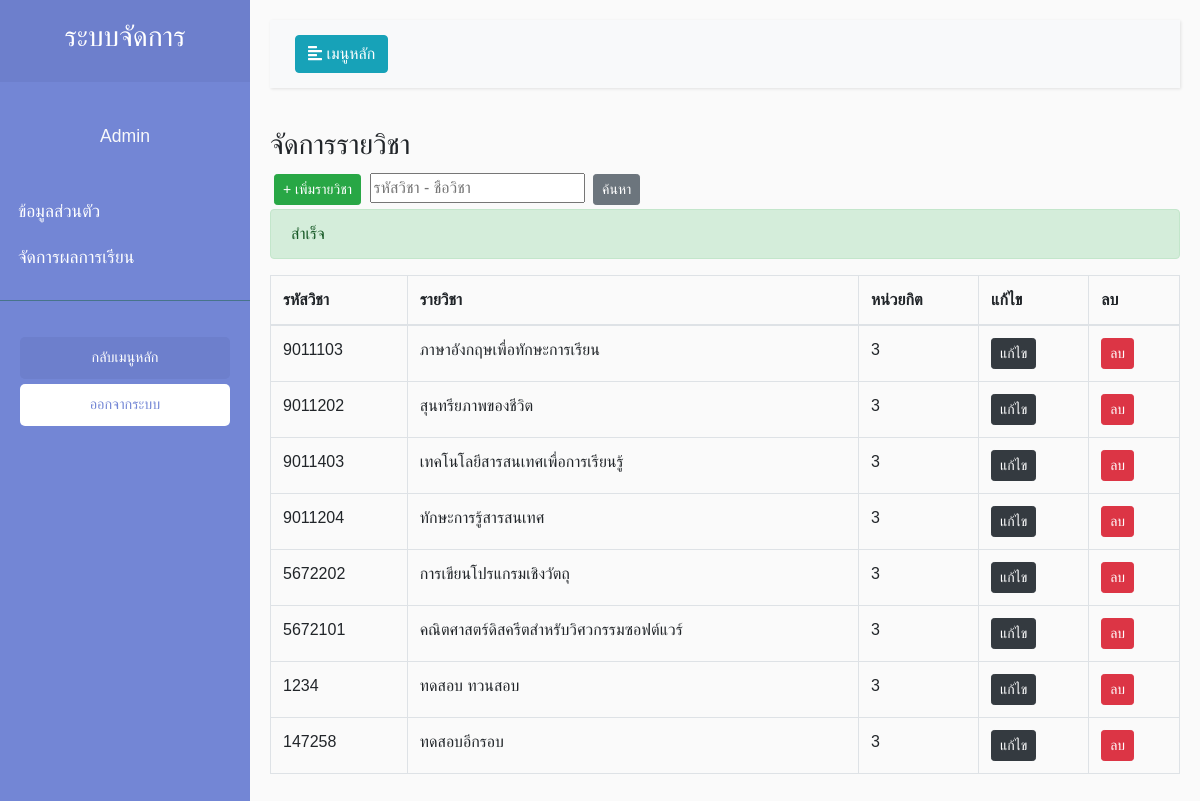
The page /view/managerSubject/ManagerSubject.php?susccess=1 on the database as committed earlier.
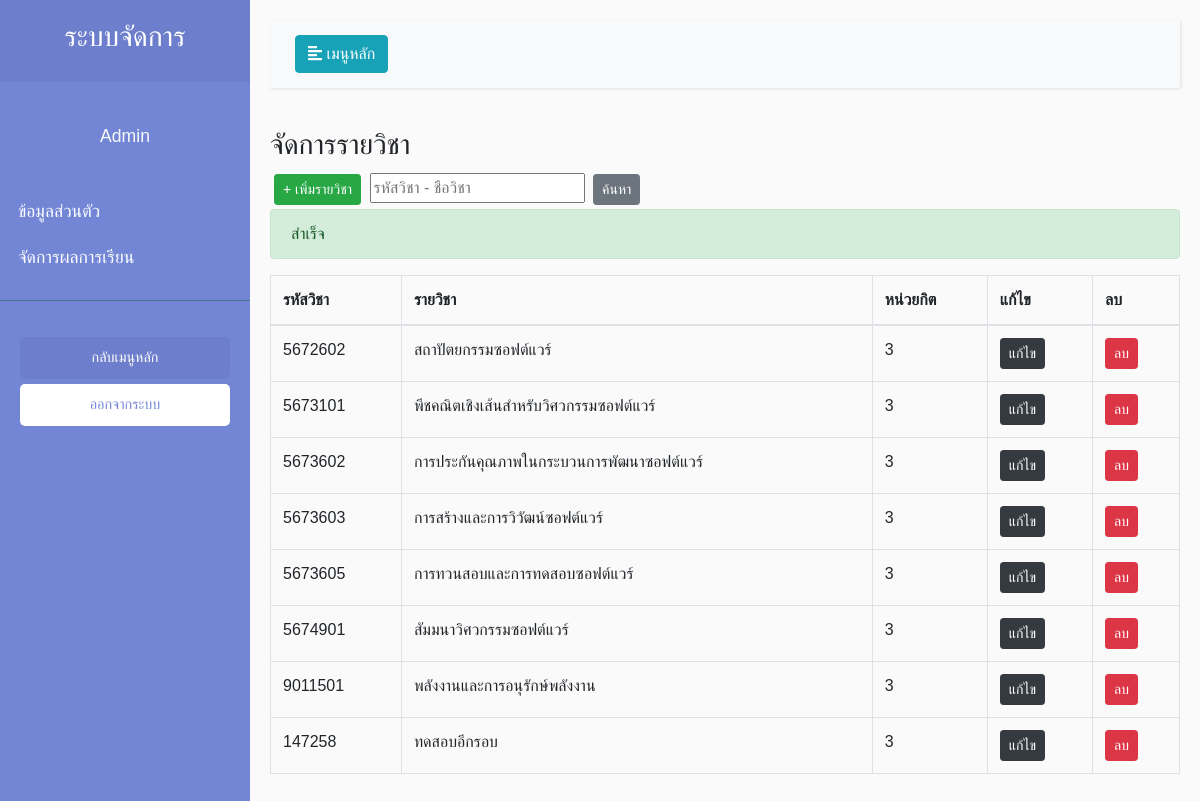
The same page on the database as committed later.
### tables this page shows
CREATE TABLE `subject_tb` (
  `Sub_id` int(16) NOT NULL,
  `Sub_code` varchar(7) NOT NULL,
  `Sub_Name` varchar(255) NOT NULL,
  `Sub_Credit` varchar(10) NOT NULL
);

### view/managerSubject/ManagerSubject.php (the view, shortened to what this page needs)
<?php
include_once('../../model/connect.php');error_reporting(0);
if($_SESSION['Type_id'] == 2){
    $sql ="SELECT * FROM `teacher_tb` WHERE `tc_code` = '".$_SESSION['id']."'";
    $query = $conn->query($sql);
    $result = $query -> FETCH_ASSOC();
    $name = $result['tc_name'];
    $code = $result['tc_code'];
    $date = $result['tc_date'];
}
else{
    $name = 'Admin';
}
$sql = "SELECT * FROM subject_tb";
$query = $conn->query($sql);
?>
<!DOCTYPE html>
<html>
<head>
    <link rel="stylesheet" href="https://stackpath.bootstrapcdn.com/bootstrap/4.1.0/css/bootstrap.min.css"
>
    <link rel="stylesheet" href="../../style/Style.css">
</head>
<body class="setfont">
    <div class="wrapper">
        <nav id="sidebar">
            <div class="sidebar-header">
                <h3 class="text-center">ระบบจัดการ</h3>
            </div>
            <p class="text-center text-light mt-3 setfont"><?php echo $name; ?> </p>
            <ul class="list-unstyled components pl-2">
            <?php if($_SESSION['Type_id'] == 1){ ?>
                <li>
                    <a href="../main/Main.php">ข้อมูลส่วนตัว</a>
                </li>
                <li>
                    <a href="../managerPersonnel/ManagerPersonnel.php">จัดการบุคลากร</a>
                </li>
                <li>
                    <a href="../managerSubject/ManagerSubject.php">จัดการรายวิชา</a>
                </li>
                <li>
                    <a href="../managerStudent/ManagerStudent.php">จัดการนักศึกษา</a>
                </li>
                <li>
                    <a href="../managerProgram/Program.php">จัดการแผนการเรียน</a>
                </li>
                <li>
                    <a href="../register/Register.php">ลงทะเบียน</a>
                </li>
            <?php } else{?>
                <li>
                    <a href="">ข้อมูลส่วนตัว</a>
                </li>
                <li>
                    <a href="../setScore/SubjectList.php">จัดการผลการเรียน</a>
                </li>
            <?php } ?>
            </ul>
            <ul class="list-unstyled CTAs">
                <li>
                    <a href="../../index.php" class="article">กลับเมนูหลัก</a>
                </li>
                <li>
                    <a href="../../control/logout/Logout.php" class="download">ออกจากระบบ</a>
                </li>
            </ul>
        </nav>
        <div id="content">
            <nav class="navbar navbar-expand-lg navbar-light bg-light">
                <div class="container-fluid">
                    <button type="button" id="sidebarCollapse" class="btn btn-info">
                        <i class="fas fa-align-left"></i>
                        <span>เมนูหลัก</span>
                    </button>
                </div>
            </nav>
            <h3>จัดการรายวิชา</h3>
<button class="btn btn-success btn-sm m-1"><a href="./AddSubject.php"> + เพิ่มรายวิชา</a></button>
<input type="text" placeholder="รหัสวิชา - ชื่อวิชา">
<button class="btn btn-secondary btn-sm m-1">ค้นหา</button>
                        <?php if($_GET['susccess'] == 1){ ?>
    <div class="alert alert-success" role="alert">
  สำเร็จ
</div>
<?php }else if($_GET['susccess'] == 2) { ?>
    <div class="alert alert-danger" role="alert">
  มีบางอย่างผิดพลาด ลองอีกครั้ง
</div> <?php } ?>
            <table class="table table-bordered mt-3">
                <thead>
                    <tr>
                        <th scope="col">รหัสวิชา</th>
                        <th scope="col">รายวิชา</th>
                        <th scope="col">หน่วยกิต</th>
                        <th scope="col">แก้ไข</th>
                        <th scope="col">ลบ</th>
                      </tr>
                    </thead>
                    <tbody>
                        <tbody>
                            <tr>
                            <?php while($result = $query->fetch_assoc()){ ?>
                              <td><?php echo $result['Sub_code']; ?></td>
                              <td><?php echo $result['Sub_Name']; ?></td>
                              <td><?php echo $result['Sub_Credit']; ?></td>
                              <td><a class="btn btn-dark btn-sm" href="./EditSubject.php?SJ_ID=<?php echo $result['Sub_id']; ?>">แก้ไข</a></td>
                              <td><a class="btn btn-danger btn-sm" href="JavaScript:if(confirm('คุณแน่ใจแล้วใช่ไหม?') == true){window.location='../../control/subject/DelSubject.php?id=<?php echo $result["Sub_id"];?>';}">ลบ</a></td>
                            </tr>
                            <?php } ?>
                          </tbody>
                  </table>
        </div>
</body>
</html>

Rows that differ between the two databases and show on the page:
removed subject_tb: Sub_code "9011403", Sub_Name "เทคโนโลยีสารสนเทศเพื่อการเรียนรู้", Sub_Credit "3"
changed subject_tb: Sub_code "9011103" → "5672602"; Sub_Name "ภาษาอังกฤษเพื่อทักษะการเรียน" → "สถาปัตยกรรมซอฟต์แวร์"
changed subject_tb: Sub_code "9011202" → "5673101"; Sub_Name "สุนทรียภาพของชีวิต" → "พีชคณิตเชิงเส้นสำหรับวิศวกรรมซอฟต์แวร์"
added subject_tb: Sub_code "5673602", Sub_Name "การประกันคุณภาพในกระบวนการพัฒนาซอฟต์แวร์", Sub_Credit "3"
changed subject_tb: Sub_code "9011204" → "5673603"; Sub_Name "ทักษะการรู้สารสนเทศ" → "การสร้างและการวิวัฒน์ซอฟต์แวร์"
changed subject_tb: Sub_code "5672202" → "5673605"; Sub_Name "การเขียนโปรแกรมเชิงวัตถุ" → "การทวนสอบและการทดสอบซอฟต์แวร์"
changed subject_tb: Sub_code "5672101" → "5674901"; Sub_Name "คณิตศาสตร์ดิสครีตสำหรับวิศวกรรมซอฟต์แวร์" → "สัมมนาวิศวกรรมซอฟต์แวร์"
changed subject_tb: Sub_code "1234" → "9011501"; Sub_Name "ทดสอบ ทวนสอบ" → "พลังงานและการอนุรักษ์พลังงาน"
